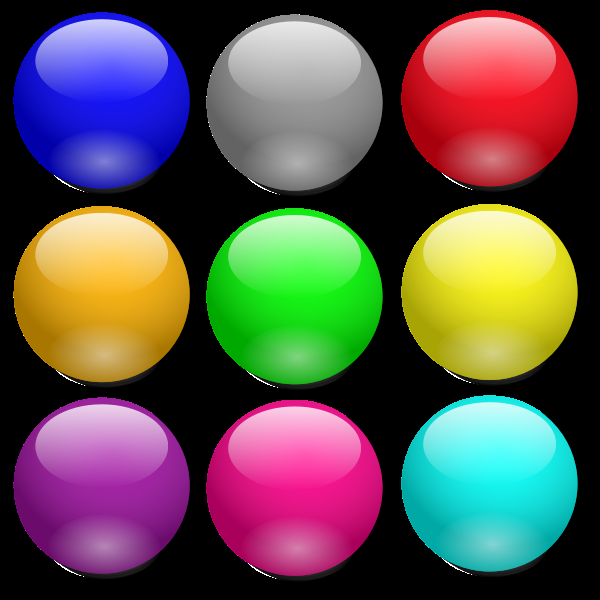
#> input picture balls.png, 600 x 600 px
$ python find_color_class.py
#> lines starting #> are read from the running program, lines starting #| are printed output that depends on the picture; after the words box and inside, x2 and y2 are one past the last pixel; in counts of white or black regions, pixels touching at a corner belong together
import cv2 as cv
import numpy as np


class Find_color:
    def __init__(self, image_name) -> None:
        #Lager en variabel som er lik en liste med informajson om bildet
#> called with image_name = 'balls.png'
        self.image = cv.imread(image_name)
#> self.image is the input picture: shape (600, 600, 3); mean B, G, R 78.1, 83.3, 93.1
        self.image_hsv = cv.cvtColor(self.image, cv.COLOR_BGR2HSV)
#> self.image_hsv: shape (600, 600, 3); mean H, S, V 55.3, 102, 126
        self.img_h, self.img_s, self.img_v = cv.split(self.image_hsv)
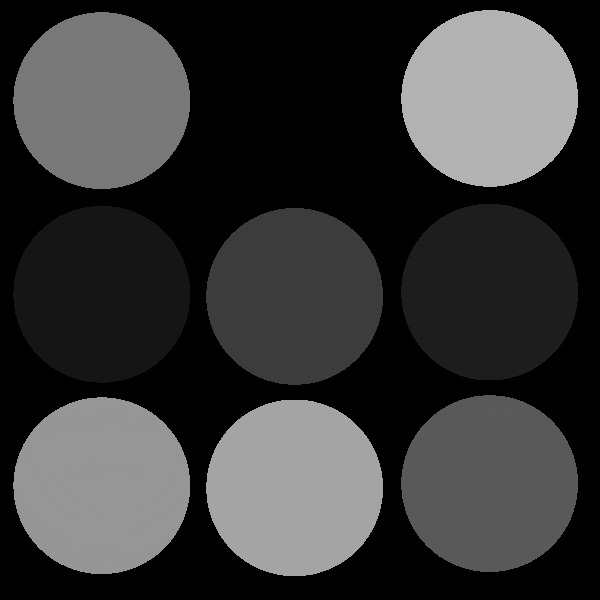
#> self.img_h: shape (600, 600); min 0, max 179, mean 55.3
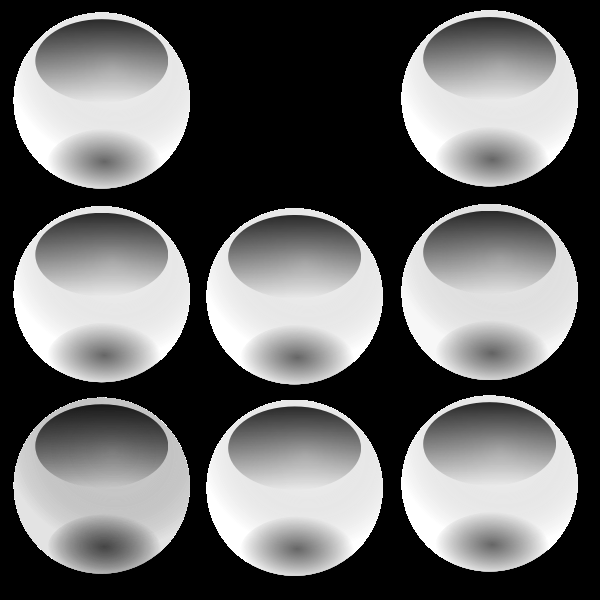
#> self.img_s: shape (600, 600); min 0, max 255, mean 102
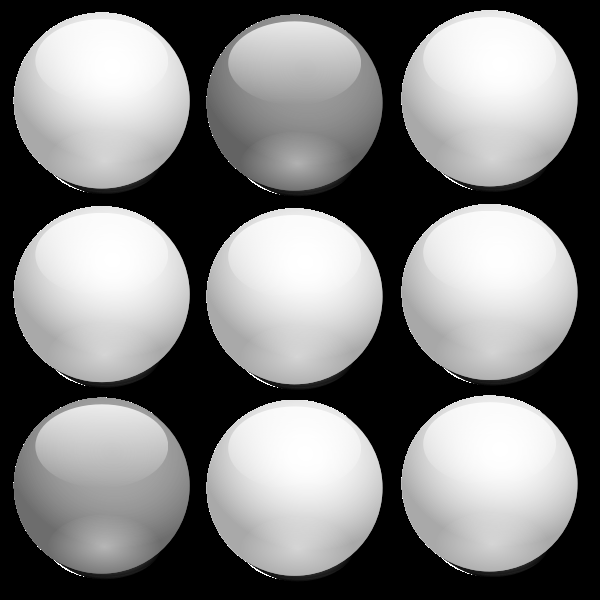
#> self.img_v: shape (600, 600); min 0, max 255, mean 126

    #Fokuserer bare på hue
    def onlyHue(self):
        self.img_s.fill(255)
#> self.img_s: shape (600, 600); every value is 255
        self.img_v.fill(255)
        hue_img = cv.merge([self.img_h, self.img_s, self.img_v])
#> hue_img: shape (600, 600, 3); mean H, S, V 55.3, 255, 255
        self.hue_img = cv.cvtColor(hue_img, cv.COLOR_HSV2BGR)
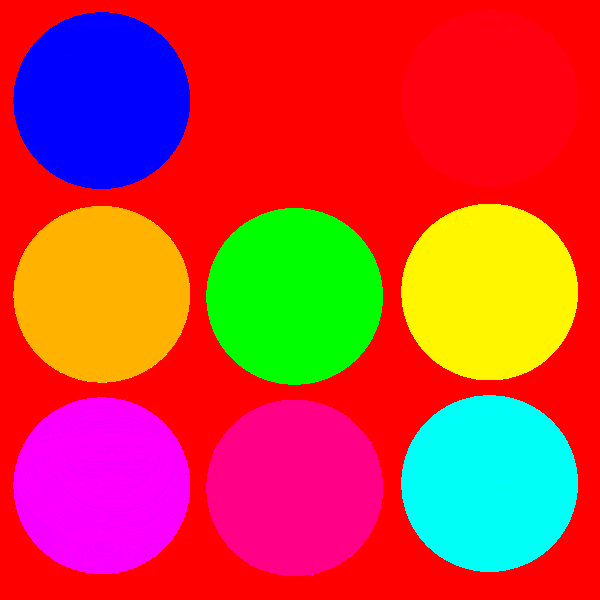
#> self.hue_img: shape (600, 600, 3); mean B, G, R 61.9, 63.8, 202.5

    #Lager en maske
    def createMask(self, lower_hue, upper_hue):
        lower_range = np.array([lower_hue,100,100])
        upper_range = np.array([upper_hue,255,255])
        self.onlyHue()
        mask = cv.inRange(self.image_hsv, lower_range, upper_range)
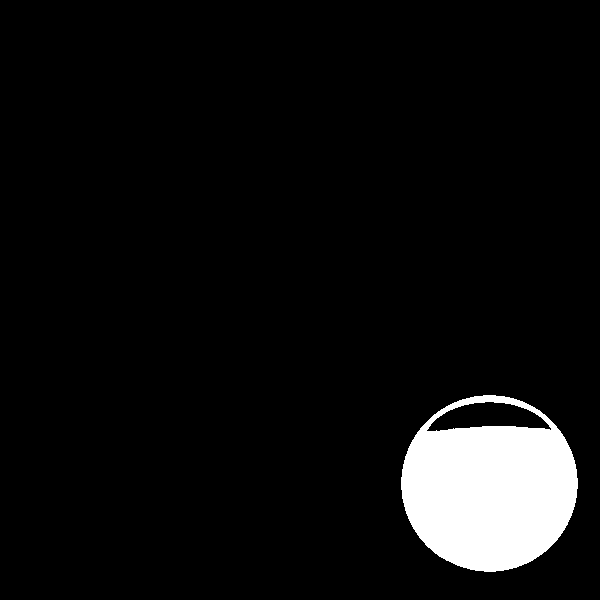
#> mask: shape (600, 600); 6.2% white; 1 white region, box (x1, y1, x2, y2) and area: (401, 395, 578, 572) 22237
        kernel = np.ones((23,23), np.uint8)
        filtered_mask = cv.morphologyEx(mask, cv.MORPH_CLOSE, kernel)
#> filtered_mask: shape (600, 600); 6.6% white; 1 white region
        return filtered_mask


    #Finner det største isolerte objektet.
    def findCountours(self, lower_hue, upper_hue):
        mask = self.createMask(lower_hue, upper_hue)
        output = cv.bitwise_and(self.image, self.image, mask= mask)
        countours, _ = cv.findContours(mask, cv.RETR_TREE, cv.CHAIN_APPROX_SIMPLE)
#> countours = 2 contours; box (x1, y1, x2, y2) and area: (401, 395, 578, 572) 24220, (473, 402, 506, 427) 766


        if len(countours) != 0:
            #Unødvendig
            #cv.drawContours(output, countours, -1, (0,255,0), 2)

            c = max(countours, key=cv.contourArea)
#> c = contour of 254 points, box (x1, y1, x2, y2) (401, 395, 578, 572), area 24220
            x, y, w, h = cv.boundingRect(c)
#> x = 401; y = 395; w = 177; h = 177

            # Tegner den største contouren i hvit, og lager et stort grønt rektangel på det største objektet.
            cv.drawContours(output, c, -1, (255,255,255), 2)
#> output: shape (600, 600, 3); mean B, G, R 14.4, 14.7, 4.2
            cv.rectangle(self.image, (x, y), (x+w,y+h),(0,255,0),2)
#> self.image: shape (600, 600, 3); 0.59% of pixels changed, all inside (x1, y1, x2, y2) = (400, 394, 580, 574)

        self.result = np.hstack([self.image, output])
        return self.result

    #Viser countours
    def showCountours(self, lower, upper):
        cv.imshow('image', self.findCountours(lower, upper))
#> call 2 of findCountours, with lower_hue = 170, upper_hue = 180
#> in createMask (call 2), `mask = cv.inRange(self.image_hsv, lower_range, upper_range)`: mask: shape (600, 600); 6.2% white; 1 white region, box (x1, y1, x2, y2) and area: (401, 10, 578, 187) 22230
#> in createMask (call 2), `filtered_mask = cv.morphologyEx(mask, cv.MORPH_CLOSE, kernel)`: filtered_mask: shape (600, 600); 6.7% white; 1 white region
#> in findCountours (call 2), `countours, _ = cv.findContours(mask, cv.RETR_TREE, cv.CHAIN_APPROX_SIM..`: countours = 2 contours; box (x1, y1, x2, y2) and area: (401, 0, 578, 187) 24501, (473, 17, 507, 42) 790
#> in findCountours (call 2), `c = max(countours, key=cv.contourArea)`: c = contour of 252 points, box (x1, y1, x2, y2) (401, 0, 578, 187), area 24501
#> in findCountours (call 2), `x, y, w, h = cv.boundingRect(c)`: y = 0; h = 187
#> in findCountours (call 2), `cv.drawContours(output, c, -1, (255,255,255), 2)`:
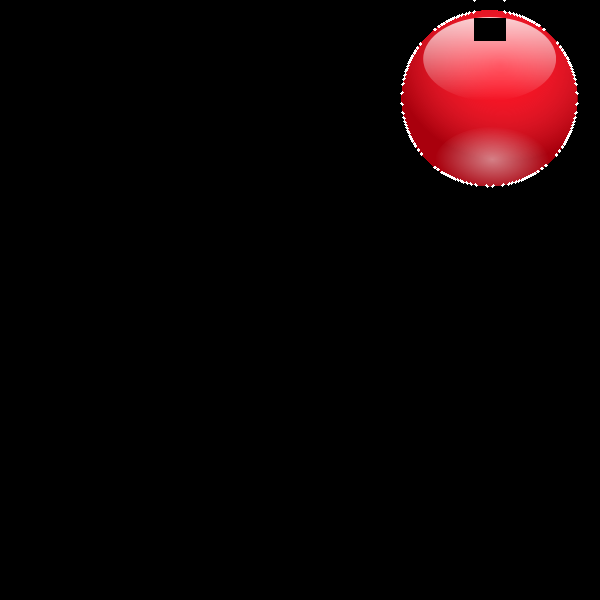
#> output: shape (600, 600, 3); mean B, G, R 4.9, 4.2, 14.7
#> in findCountours (call 2), `cv.rectangle(self.image, (x, y), (x+w,y+h),(0,255,0),2)`: self.image: shape (600, 600, 3); mean B, G, R 78, 86.1, 93
#> in findCountours (call 2), `self.result = np.hstack([self.image, output])`:
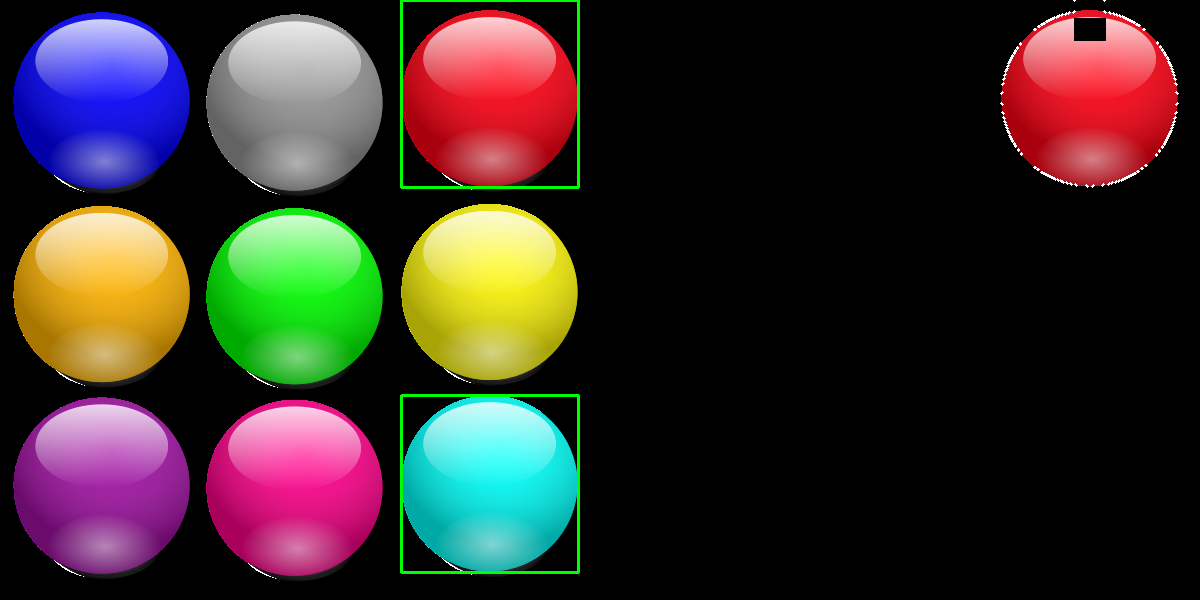
#> self.result: shape (600, 1200, 3); mean B, G, R 41.5, 45.1, 53.9

    #Lagrer resultat
    def saveResult(self, name):
        cv.imwrite(str(name), self.result)


#Grei informasjon om bildet, dimensjoner og kanaler
bilde = Find_color('balls.png')

#Viser de to bildene.
bilde.showCountours(80,90)


#Trykk på en knapp, og så utføres linjene under
cv.waitKey(0)
bilde.showCountours(170,180)
cv.waitKey(0)

bilde.saveResult('done_result.jpg')

cv.destroyAllWindows()
